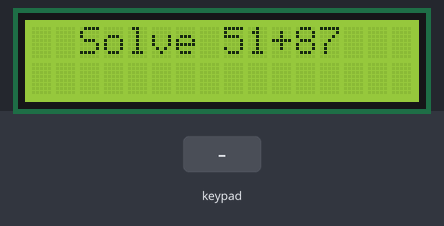
A sketch run on a simulated Arduino Uno, built with avr-gcc and run on an emulated ATmega328P. Parts: 16×2 character LCD. The inputs (shaded band) are chosen by the test bench. Random numbers use the default seed unless the sketch sets one.

Above: at 7.3 s.
7.4 s: keypad keys 9 8 7 6 # pressed 0.4 s apart
At 9.8 s:
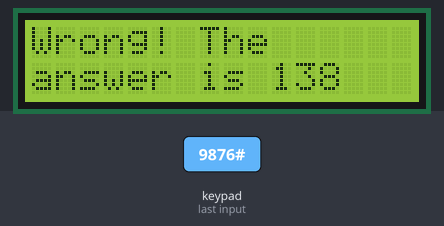
10.9 s: key 'A' pressed
13.9 s: key 'B' pressed
At 15.2 s:
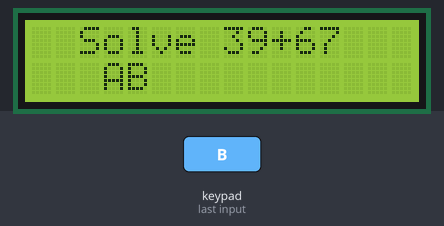
15.7 s: keypad keys 9 8 7 6 * pressed 0.4 s apart
At 17.8 s:
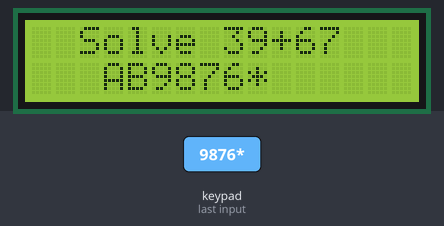
19.2 s: key 'C' pressed
At 20.2 s:
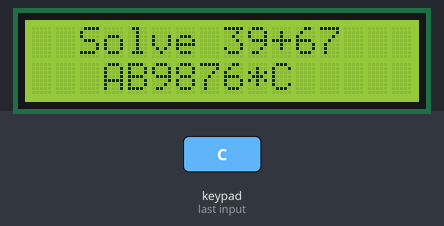
20.7 s: keypad keys 9 8 7 6 A pressed 0.4 s apart
At 22.9 s:
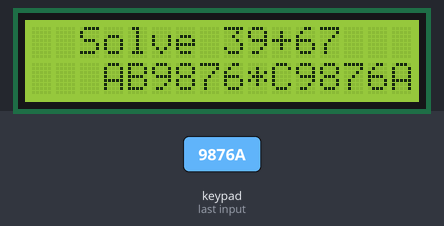
Timing chart, 0 to 24.4 s (numbered marks = the images above; inputs shaded):
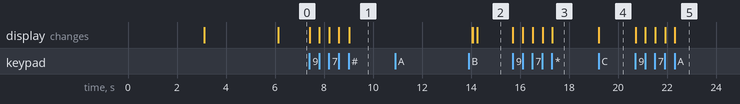

The sketch:

math_game.ino
```cpp
// This code show a simple math game using a 4x4 keyboard and
// LCD display with I2C.

#include <Wire.h>
#include <LiquidCrystal_I2C.h>
#include <Keypad.h>

// Define the size of the keypad
const byte ROWS = 4; // Four rows
const byte COLS = 4; // Four columns

// Define the keymap
char keys[ROWS][COLS] = {
  {'1', '2', '3', 'A'},
  {'4', '5', '6', 'B'},
  {'7', '8', '9', 'C'},
  {'*', '0', '#', 'D'}
};

// Connect keypad ROW0, ROW1, ROW2, ROW3 to these Arduino pins
byte rowPins[ROWS] = {9, 8, 7, 6};

// Connect keypad COL0, COL1, COL2, COL3 to these Arduino pins
byte colPins[COLS] = {5, 4, 3, 2};

// Create the Keypad object
Keypad keypad = Keypad(makeKeymap(keys), rowPins, colPins, ROWS, COLS);

LiquidCrystal_I2C lcd(0x27, 16, 2);


String userAnswer = ""; // Variable to store the user's input


void setup() {
  lcd.init();
  lcd.backlight();
  Serial.begin(9600);
  randomSeed(analogRead(0));

  lcd.setCursor(2, 0);
  lcd.print("Let's play");
  lcd.setCursor(2, 1);
  lcd.print("a math game.");
  delay(3000);
  lcd.clear();

  lcd.setCursor(3, 0);
  lcd.print("Enter the");
  lcd.setCursor(0, 1);
  lcd.print("correct answer");
  delay(3000);
  lcd.clear();
}

void loop() {
  // Display the question
  int numberX = random(10, 99);
  int numberY = random(10, 99);

  lcd.setCursor(2,0);
  lcd.print("Solve");
  lcd.setCursor(8,0);
  lcd.print(numberX);
  lcd.setCursor(10,0);
  lcd.print("+");
  lcd.setCursor(11,0);
  lcd.print(numberY);

  int correctAnswer = numberX + numberY;

  bool answerVerified = false;

  while (!answerVerified) {
    char key = keypad.getKey();

    if (key) { // Check if a key is pressed
      if (key == '#') {
        // Print the collected input when '#' is pressed
        int userAnswerInt = userAnswer.toInt(); // Convert the input to an integer

        lcd.clear();

        // Check if the answer is correct
        if (userAnswerInt == correctAnswer) {
          lcd.setCursor(0, 0);
          lcd.print("Correct! The");
          lcd.setCursor(0, 1);
          lcd.print("answer is");
          lcd.setCursor(10, 1);
          lcd.print(correctAnswer);

      } else {
          lcd.setCursor(0, 0);
          lcd.print("Wrong! The");
          lcd.setCursor(0, 1);
          lcd.print("answer is");
          lcd.setCursor(10, 1);
          lcd.print(correctAnswer);
      }

      delay(5000); // Wait for 5 seconds before restarting the loop
      lcd.clear();
      userAnswer = ""; // Clear the input string for the next question
      answerVerified = true;
    } else {
      userAnswer += key; // Append the pressed key to the input string
      lcd.setCursor(3, 1);
      lcd.print(userAnswer); // Display the current input
      }
    }
  }
}
```

Measured:
- after the input at 7.4 s, the display: first changes at once (image 1 shows a later state)
- after the input at 10.9 s, every drawn part: stays the same
- after the input at 15.7 s, the display: first changes at once (image 3 shows a later state)
- after the input at 19.2 s, the display: changes at once (image 4)
- after the input at 20.7 s, the display: first changes at once (image 5 shows a later state)
